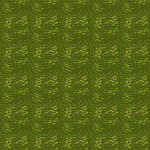

Below is a game level as drawn by its tile map, then a one-line description and the .tmx that defines it (tile-layer data replaced by summaries):
An orthogonal 5x5 tile map with 30x30 px tiles, 1 tile layer (ground).

<map version="1.0" orientation="orthogonal" width="5" height="5" tilewidth="30" tileheight="30">
 <tileset firstgid="1" name="hyptosis" tilewidth="30" tileheight="30">
  <image source="../tilesets/hyptosis.png" width="960" height="960" />
 </tileset>
 <layer name="ground" width="5" height="5">
  <data>[25 cells, 25 non-empty, 1 distinct tile ids]</data>
 </layer>
</map>
